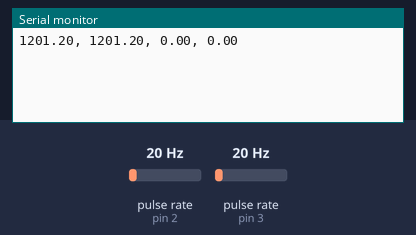
Simulated run of this sketch. Board: Arduino Uno, built with avr-gcc and run on an emulated ATmega328P. On the bench: the last lines printed to the serial monitor. Wiring (inferred from the names in the program): 2 × pulse sensor: data pin 2 / data pin 3. The test bench sets the inputs (shaded band); at power-on: pulse rate (sensors on pin 2, pin 3) 20 Hz.

Above: at 1.2 s.
1.3 s: pulse rate (sensor on pin 2) set to 4 Hz
At 2.6 s:
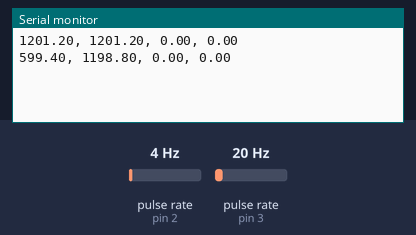
2.8 s: pulse rate (sensor on pin 3) set to 4 Hz
At 3.8 s:
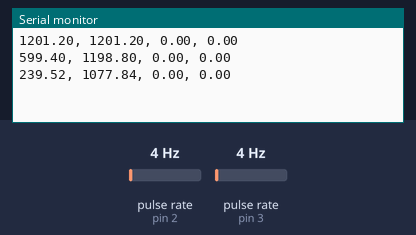
4.3 s: pulse rate (sensor on pin 2) set to 50 Hz
At 5.6 s:
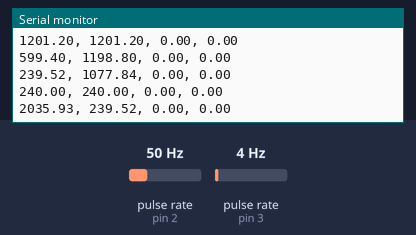
5.8 s: pulse rate (sensor on pin 3) set to 50 Hz
At 6.8 s:
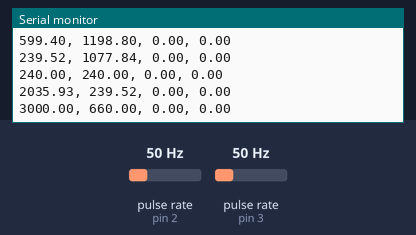
Timing chart, 0 to 8.3 s (numbered marks = the images above; inputs shaded):
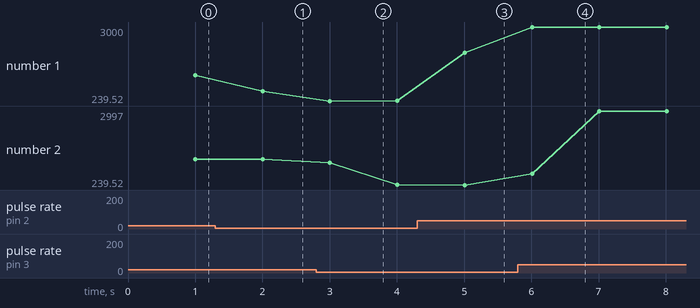

Measured:
- after the input at 1.3 s, the serial monitor: prints a new line after 0.70 s (image 1)
- after the input at 2.8 s, the serial monitor: prints a new line after 0.20 s (image 2)
- after the input at 4.3 s, the serial monitor: prints a new line after 0.71 s (image 3)
- after the input at 5.8 s, the serial monitor: prints a new line after 0.21 s (image 4)
- plotted number 1: 1201.2 → 599.4 after the input at 1.3 s, 240 → 2035.93 after the input at 4.3 s

The sketch:

tachometer_4sensor.ino
```cpp
#include"SPI.h"

#include <Time.h>
#include <Adafruit_BMP280.h>

Adafruit_BMP280 bmp; // I2C Interface
const int IR_PIN1 = 2;  // IR sensor input pin
const int IR_PIN2 = 3;  // IR sensor input pin
const int IR_PIN3 = 18;  // IR sensor input pin
const int IR_PIN4 = 19;  // IR sensor input pin
unsigned long actualMillis = 0;  // Variable to store previous time
unsigned long previousMillis = 0;  // Variable to store previous time
float timeee;
unsigned long rpmtime1;
unsigned long rpmtime2;
unsigned long rpmtime3;
unsigned long rpmtime4;
volatile float rpmfloat1;
volatile float rpmfloat2;
volatile float rpmfloat3;
volatile float rpmfloat4;
float rpm1;
float rpm2;
float rpm3;
float rpm4;


void setup() {
  Serial.begin(115200);
//  Serial.println(F("BMP280 test"));
//  if  (!bmp.begin()) {
//    Serial.println(F("Could not find a valid BMP280 sensor,  check wiring!"));
//    while (1);
//  }
//
//  /* Default settings from datasheet.  */
//  bmp.setSampling(Adafruit_BMP280::MODE_NORMAL,     /* Operating Mode. */
//                  Adafruit_BMP280::SAMPLING_X2,     /* Temp. oversampling */
//                  Adafruit_BMP280::SAMPLING_X16,    /* Pressure oversampling */
//                  Adafruit_BMP280::FILTER_X16,      /* Filtering. */
//                  Adafruit_BMP280::STANDBY_MS_500);  /* Standby time. */


  pinMode(IR_PIN1, INPUT);
  pinMode(IR_PIN2, INPUT);
  pinMode(IR_PIN3, INPUT);
  pinMode(IR_PIN4, INPUT);
  attachInterrupt(digitalPinToInterrupt(IR_PIN1), RPM1, FALLING);
  attachInterrupt(digitalPinToInterrupt(IR_PIN2), RPM2, FALLING);
  attachInterrupt(digitalPinToInterrupt(IR_PIN3), RPM3, FALLING);
  attachInterrupt(digitalPinToInterrupt(IR_PIN4), RPM4, FALLING);

}


void loop() {
  delay(1000);
  noInterrupts();
  actualMillis = millis();
  timeee = (actualMillis - previousMillis);
  rpmfloat1 = 60000 * (rpmtime1/timeee);
  rpm1 = rpmfloat1;
  rpmfloat2 = 60000 * (rpmtime2/timeee);
  rpm2 = rpmfloat2;
  rpmfloat3 = 60000 * (rpmtime3/timeee);
  rpm3 = rpmfloat3;
  rpmfloat4 = 60000 * (rpmtime4/timeee);
  rpm4 = rpmfloat4;
  Serial.print(rpm1);
  Serial.print(", ");
  Serial.print(rpm2);
  Serial.print(", ");
  Serial.print(rpm3);
  Serial.print(", ");
  Serial.println(rpm4);
//  Serial.print(", ");
//  Serial.print(bmp.readTemperature());
//  Serial.print(", ");
//  Serial.println(bmp.readPressure()/100); // In hPa
  rpmtime1 = 0;
  rpmtime2 = 0;
  rpmtime3 = 0;
  rpmtime4 = 0;
//  Serial.print(timeee, 5);
//  Serial.print("RPM: ");

  previousMillis = actualMillis;
  interrupts();


}

void RPM1 () {
  rpmtime1 ++;
}

void RPM2 () {
  rpmtime2 ++;
}

void RPM3 () {
  rpmtime3 ++;
}

void RPM4 () {
  rpmtime4 ++;
}
```
